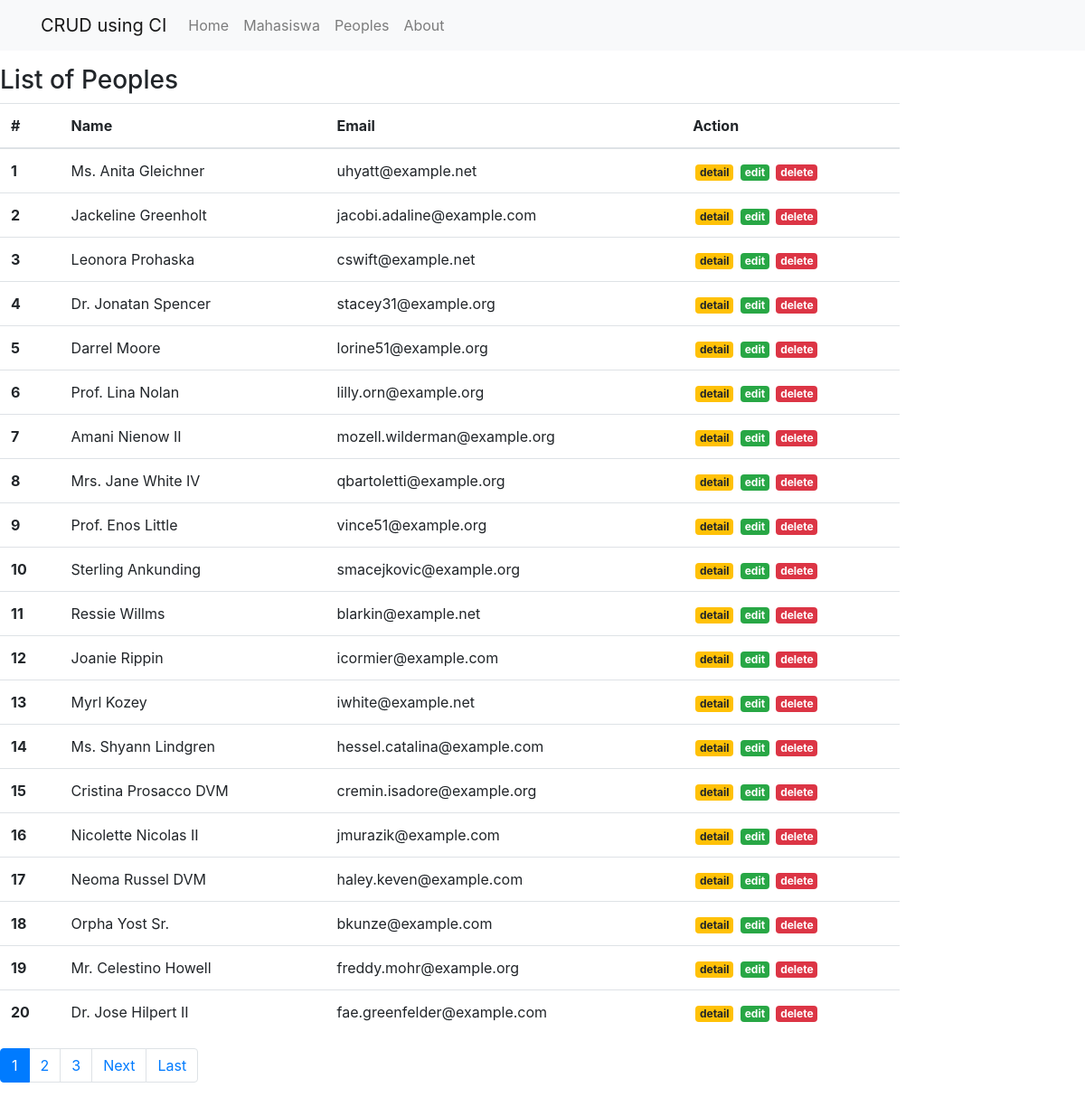
/index.php/peoples, run on the app's committed database.
### tables this page shows
CREATE TABLE `peoples` (
  `id` int(9) UNSIGNED NOT NULL,
  `name` varchar(100) NOT NULL,
  `address` varchar(255) NOT NULL,
  `email` varchar(100) NOT NULL
);

### index.php (called while the page is built, shortened)
<?php
require_once BASEPATH.'core/CodeIgniter.php';

### application/config/config.php (called while the page is built, shortened)
<?php
$config['base_url'] = 'http://localhost/ci-app/';
$config['index_page'] = '';
$config['uri_protocol']	= 'REQUEST_URI';
$config['url_suffix'] = '';
$config['language']	= 'english';
$config['charset'] = 'UTF-8';
$config['enable_hooks'] = FALSE;
$config['subclass_prefix'] = 'MY_';
$config['composer_autoload'] = FALSE;
$config['permitted_uri_chars'] = 'a-z 0-9~%.:_\-';
$config['enable_query_strings'] = FALSE;
$config['controller_trigger'] = 'c';
$config['function_trigger'] = 'm';
$config['directory_trigger'] = 'd';
$config['allow_get_array'] = TRUE;
$config['log_threshold'] = 0;
$config['log_path'] = '';
$config['log_file_extension'] = '';
$config['log_file_permissions'] = 0644;
$config['log_date_format'] = 'Y-m-d H:i:s';
$config['error_views_path'] = '';
$config['cache_path'] = '';
$config['cache_query_string'] = FALSE;
$config['encryption_key'] = '';
$config['sess_driver'] = 'files';
$config['sess_cookie_name'] = 'ci_session';
$config['sess_expiration'] = 7200;
$config['sess_save_path'] = NULL;
$config['sess_match_ip'] = FALSE;
$config['sess_time_to_update'] = 300;
$config['sess_regenerate_destroy'] = FALSE;
$config['cookie_prefix']	= '';
$config['cookie_domain']	= '';
$config['cookie_path']		= '/';
$config['cookie_secure']	= FALSE;
$config['cookie_httponly'] 	= FALSE;
$config['standardize_newlines'] = FALSE;
$config['global_xss_filtering'] = FALSE;
$config['csrf_protection'] = FALSE;
$config['csrf_token_name'] = 'csrf_test_name';
$config['csrf_cookie_name'] = 'csrf_cookie_name';
$config['csrf_expire'] = 7200;
$config['csrf_regenerate'] = TRUE;
$config['csrf_exclude_uris'] = array();
$config['compress_output'] = FALSE;
$config['time_reference'] = 'local';
$config['rewrite_short_tags'] = FALSE;
$config['proxy_ips'] = '';

### application/models/Peoples_model.php (called while the page is built, shortened)
<?php
class Peoples_model extends CI_Model
{
    public function getPeoples($limit, $start)
    {
        return $this->db->get('peoples', $limit, $start)->result_array();
    }
    public function countAllPeoples()
    {
        return $this->db->get('peoples')->num_rows();
    }
}
?>

### application/views/peoples/index.php (the view, shortened to what this page needs)
<div class="row">
    <div class="col-md-10">
    <h3 class="mt-3">List of Peoples</h3>
    <table class="table">
        <thead>
            <tr>
                <th>#</th>
                <th>Name</th>
                <th>Email</th>
                <th>Action</th>
            </tr>
        </thead>
        <tbody>
            <?php foreach ($peoples as $people) : ?>
            <tr>
                <th><?= ++$start; ?></th>
                <td><?= $people['name']; ?></td>
                <td><?= $people['email']; ?></td>
                <td>
                    <a href="" class="badge badge-warning">detail</a>
                    <a href="" class="badge badge-success">edit</a>
                    <a href="" class="badge badge-danger">delete</a>
                </td>
            </tr>
            <?php endforeach; ?>
        </tbody>
    </table>
    <?= $this->pagination->create_links() ?>
    </div>
</div>

### application/controllers/Peoples.php (shortened to what this page needs)
<?php
class Peoples extends CI_Controller
{
    public function index()
    {
        $data['judul'] = 'List of Peoples';
        $this->load->model('Peoples_model', 'peoples');
        $this->load->library('pagination');
        $config['base_url'] = 'http://localhost/ci-app/peoples/index';
        $config['total_rows'] = $this->peoples->countAllPeoples();
        $config['per_page'] = '20';
        $config['full_tag_open'] = '<nav><ul class="pagination">';
        $config['full_tag_close'] = '</ul> </nav>';
        $config['last_tag_open'] = '<li class="page-item">';
        $config['last_tag_close'] = '</li>';
        $config['next_tag_open'] = '<li class="page-item">';
        $config['next_tag_close'] = '</li>';
        $config['cur_tag_open'] = '<li class="page-item active"><a class="page-link" href="#">';
        $config['cur_tag_close'] = '</a></li>';
        $config['num_tag_open'] = '<li class="page-item">';
        $config['num_tag_close'] = '</li>';
        $data['start'] = $this->uri->segment(3);
        $data['peoples'] = $this->peoples->getPeoples($config['per_page'], $data['start']);
        $this->load->view('templates/header', $data);
        $this->load->view('peoples/index', $data);
        $this->load->view('templates/footer');
    }
}

### application/views/templates/header.php (shortened to what this page needs)
<!doctype html>
<html lang="en">
  <head>
    <link rel="stylesheet" href="https://cdn.jsdelivr.net/npm/bootstrap@4.5.3/dist/css/bootstrap.min.css">
    <link rel="stylesheet" href="<?= base_url(); ?>assets/css/style.css">
  </head>
  <body>
  <nav class="navbar navbar-expand-lg navbar-light bg-light">
  <div class="container">
  <a class="navbar-brand" href="#">CRUD using CI</a>
  <div class="collapse navbar-collapse" id="navbarNavAltMarkup">
    <div class="navbar-nav">
      <a class="nav-link" href="<?= base_url(); ?>">Home <span class="sr-only">(current)</span></a>
      <a class="nav-link" href="<?= base_url(); ?>mahasiswa">Mahasiswa</a>
      <a class="nav-link" href="<?= base_url(); ?>peoples">Peoples</a>
      <a class="nav-link" href="<?= base_url(); ?>about">About</a>
    </div>
  </div>
  </div>
</nav>

### application/views/templates/footer.php (shortened to what this page needs)
  </body>
</html>

### assets/css/style.css (style rules this page uses)
.badge { margin-left: 3px; }

### data on the page
peoples: name "Ms. Anita Gleichner", email "uhyatt@example.net"
peoples: name "Jackeline Greenholt", email "jacobi.adaline@example.com"
peoples: name "Leonora Prohaska", email "cswift@example.net"
peoples: name "Dr. Jonatan Spencer", email "stacey31@example.org"
peoples: name "Darrel Moore", email "lorine51@example.org"
peoples: name "Prof. Lina Nolan", email "lilly.orn@example.org"
peoples: name "Amani Nienow II", email "mozell.wilderman@example.org"
peoples: name "Mrs. Jane White IV", email "qbartoletti@example.org"
peoples: name "Prof. Enos Little", email "vince51@example.org"
peoples: name "Sterling Ankunding", email "smacejkovic@example.org"
peoples: name "Ressie Willms", email "blarkin@example.net"
peoples: name "Joanie Rippin", email "icormier@example.com"
peoples: name "Myrl Kozey", email "iwhite@example.net"
peoples: name "Ms. Shyann Lindgren", email "hessel.catalina@example.com"
peoples: name "Cristina Prosacco DVM", email "cremin.isadore@example.org"
peoples: name "Nicolette Nicolas II", email "jmurazik@example.com"
peoples: name "Neoma Russel DVM", email "haley.keven@example.com"
peoples: name "Orpha Yost Sr.", email "bkunze@example.com"
peoples: name "Mr. Celestino Howell", email "freddy.mohr@example.org"
peoples: name "Dr. Jose Hilpert II", email "fae.greenfelder@example.com"

### other printed values
$this->pagination->create_links() "1 2 3 Next Last"
